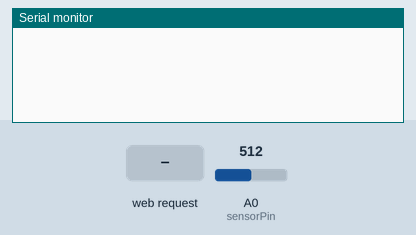
This sketch was run on a simulated Arduino Uno, built with avr-gcc and run on an emulated ATmega328P. Shown: the last lines printed to the serial monitor. The test bench sets the inputs (shaded band); at power-on: A0 (sensorPin) = 512. WiFi joins after 1.5 s; servers stay silent unless stated.

Above: at 1.2 s.
1.3 s: HTTP request GET /arduino/data.php?TEMP= received
At 2.5 s:
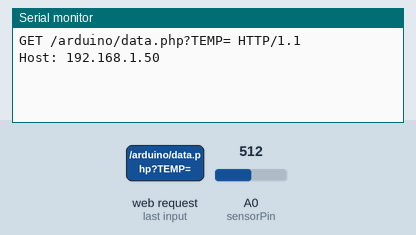
2.8 s: A0 (sensorPin) set to 716
At 11.2 s:
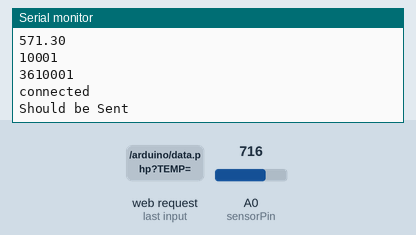

The sketch:

reporter.ino
```cpp
/*
  Reporter

 This sketch connects to a middle-ware server and reports the temperature for further analysis.
 Also features a web server that reports the current temperature.

 Circuit:
 * Ethernet shield attached to pins 10, 11, 12, 13

Based on example by:
 by David A. Mellis

 */

#include <SPI.h>
#include <Ethernet.h>
#include <SoftwareSerial.h>

// Enter a MAC address for your controller below.
// Newer Ethernet shields have a MAC address printed on a sticker on the shield
byte mac[] = {  0xDE, 0xAD, 0xBE, 0xEF, 0xFE, 0xED };
IPAddress ip( 192, 168, 1, 129);

unsigned long time, ntime=0;
const int minute = 60;

IPAddress site ( 162, 243, 16, 158 ); // quotationoftheday.
//IPAddress server(173,194,33,104); // Google

EthernetServer localserver(8080);
// Initialize the Ethernet client library
// with the IP address and port of the server
// that you want to connect to (port 80 is default for HTTP):
EthernetClient client, servC;

//XBEE Module
SoftwareSerial xBee = SoftwareSerial(2,3);

void setup() {

  // start the Ethernet connection:
  Ethernet.begin(mac, ip);
  Serial.begin(9600);
  xBee.begin(9600);
  localserver.begin();
  //  analogReference(EXTERNAL); use if 3.3 V
  ntime = 1000*10; // have the first report in 10 seconds.
  }


void loop()
{


   //Report Temperature Data to the Server
   localReport();

   //Check if Remote reporter has data
   goXbeeReceive();

   //or else do server stuff as well -- like printing infos!
   servC = localserver.available();
   //Check if there is a new connection
   if(servC) {
     boolean currentLineIsBlank = true;
     while (servC.connected()) {
        if (servC.available()) {
          char c = servC.read();
          Serial.write(c);
          // if you've gotten to the end of the line (received a newline
          // character) and the line is blank, the http request has ended,
          // so you can send a reply
          if (c == '\n' && currentLineIsBlank) {
            // send a standard http response header
            servC.println("HTTP/1.1 200 OK");
            servC.println("Content-Type: text/html");
            servC.println("Connnection: close");
            servC.println();
            servC.println("<!DOCTYPE HTML>");
            servC.println("<html><head><title>Temperature Sensor Report</title></head><body>");
            // add a meta refresh tag, so the browser pulls again every 5 seconds:
            //   servC.println("<meta http-equiv=\"refresh\" content=\"5\">");
            // output the value of each analog input pin
            servC.print("<center><b>Current Temperature: </b>");
            servC.println(readTmp());
            servC.println("</center><br />");

            servC.println("</body></html>");
            break;
          }
          if (c == '\n') {
            // you're starting a new line
            currentLineIsBlank = true;
          }
          else if (c != '\r') {
            // you've gotten a character on the current line
            currentLineIsBlank = false;
          }
        }
      }
      // give the web browser time to receive the data
      delay(1);
      // close the connection:
      servC.stop();
   }

}


void goXbeeReceive() {
  String message;
  while (xBee.available()) {
        byte rcvdTemp = xBee.read();

        if((char)rcvdTemp == '\r') {
          remoteReport(message);
        }
        message = message + String((char)rcvdTemp);
    }

  }

void remoteReport(String recordTemp) {
    int index = 0;
    String reporterID = "1"; //take as a param if more than 1 reporter.

    //report whenever a transmission is received
    Serial.println("Getting Ready to Transmit:");
    Serial.println("Temperature is read at: ");
    Serial.println(recordTemp);
      if(client.connect(site,80)){
              Serial.println("connected");


              // Make a HTTP request:
              //TODO: Add a remote report flag
              client.print("GET /arduino/data.php?TEMP=");
              client.print(recordTemp);
              client.print("&rptID=");
              client.println(reporterID);

              Serial.println("Should be Sent");
              client.println();
              client.stop();
      }
}


//Check if it's time to transmit a reading to the server.  If so report it.
void localReport()
{
  time = millis();

//report every 60 mins
  if(ntime < time ) {
    Serial.println("Getting Ready to Transmit:");
    Serial.println("Temperature is read at: ");
    Serial.println(readTmp());
    ntime = 3600000 + time; //do it for an hour later.
    Serial.println(time);
    Serial.println(ntime);
      if(client.connect(site,80)){
              Serial.println("connected");
              // Make a HTTP request:
              client.print("GET /arduino/data.php?TEMP=");
              client.println(readTmp());
              Serial.println("Should be Sent");
              client.println();
              client.stop();
      }
  }
}

float readVolt()
{
   const int sensorPin = 0;
   //getting the voltage reading from the temperature sensor
   int reading = analogRead(sensorPin);

   // converting that reading to voltage, for 3.3v arduino use 3.3
   float voltage = reading * 5.0;
   voltage /= 1024.0;
   return voltage;
}


float readTmp()
{
    float voltage = readVolt();
    float temperatureC = (voltage - 0.5) * 100;
    return ((temperatureC * 9.0 / 5.0) + 32.0);
}
```

Measured:
- after the input at 1.3 s, the serial monitor: prints a new line at once (image 1)
- after the input at 2.8 s, the serial monitor: prints a new line after 7.3 s (image 2)
